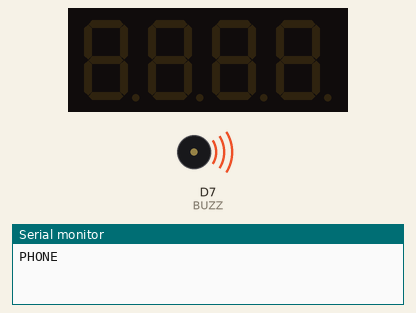
The sketch below on a simulated ESP8266 (NodeMCU). Parts: 4-digit seven-segment display, buzzer (waves = sounding, pin HIGH), the last lines printed to the serial monitor. The local clock reads 2024-03-15 10:24:30 at power-on unless the sketch sets it.

Above: at 0.1 s.
At 40.18 s:
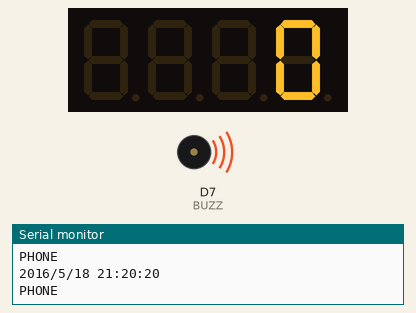
At 40.7 s:
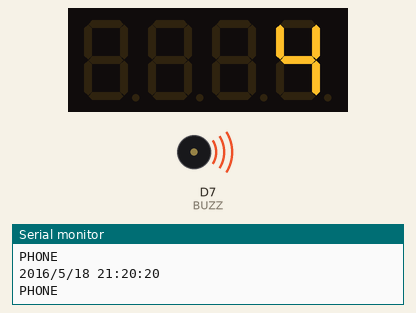
Timing chart, 0 to 42.2 s (numbered marks = the images above):
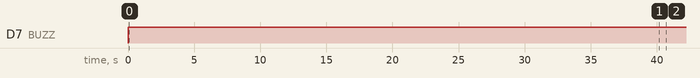

The sketch:

smallClock.ino
```cpp
#include <TM1637Display.h>
#include <Wire.h>       //I2C library
#include <RtcDS3231.h>  //RTC library

//RtcDS3231 rtcObject;              //Uncomment for version 1.0.1 of the rtc library
RtcDS3231<TwoWire> rtcObject(Wire); //Uncomment for version 2.0.0 of the rtc library

const int CLK = D6; //Set the CLK pin connection to the display
const int DIO = D5; //Set the DIO pin connection to the display
const int BUZZ = D7;

int numCounter = 0;

TM1637Display display(CLK, DIO); //set up the 4-Digit Display.

void setup()
{
  pinMode(BUZZ, OUTPUT);
  display.setBrightness(0x0a); //set the diplay to maximum brightness
  Serial.begin(115200);  //Starts serial connection
  rtcObject.Begin();     //Starts I2C

  RtcDateTime currentTime = RtcDateTime(16, 05, 18, 21, 20, 0); //define date and time object
  rtcObject.SetDateTime(currentTime); //configure the RTC with object
}


void loop()
{
  melodi();
  RtcDateTime currentTime = rtcObject.GetDateTime();    //get the time from the RTC
  char str[15];   //declare a string as an array of chars
  sprintf(str, "%d/%d/%d %d:%d:%d",     //%d allows to print an integer to the string
          currentTime.Year(),   //get year method
          currentTime.Month(),  //get month method
          currentTime.Day(),    //get day method
          currentTime.Hour(),   //get hour method
          currentTime.Minute(), //get minute method
          currentTime.Second()  //get second method
         );

  Serial.println(str); //print the string to the serial port
  delay(100); //20 seconds delay
  melodi();
 for(numCounter = 0; numCounter < 5; numCounter++) //Iterate numCounter
 {
   display.showNumberDec(numCounter); //Display the numCounter value;
   delay(100);
 }
}

void melodi() {
   Serial.println("PHONE");
  for (int i = 0; i < 100; i++)
  {
  analogWrite(BUZZ, 255);
  delay (200);
  digitalWrite(BUZZ, 50);
  }
}
```

Measured:
- by itself, D7 (BUZZ): LOW → HIGH at 0.00 s
- by itself, everything shown: repeats every 40.7 s, in 5 steps
